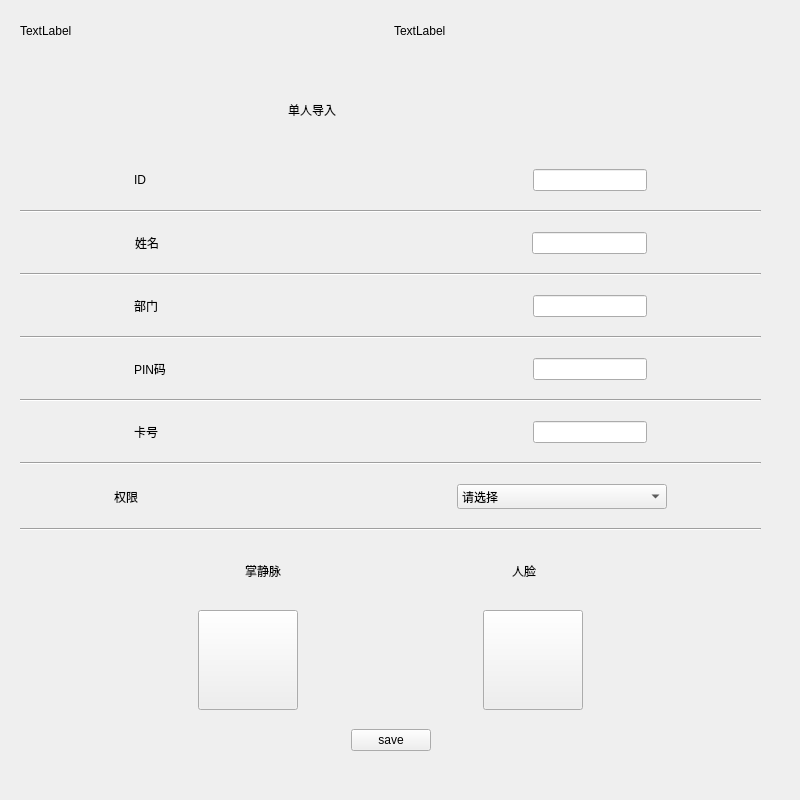
<?xml version="1.0" encoding="UTF-8"?>
<ui version="4.0">
 <class>RegisterForm</class>
 <widget class="QWidget" name="RegisterForm">
  <property name="geometry">
   <rect>
    <x>0</x>
    <y>0</y>
    <width>800</width>
    <height>800</height>
   </rect>
  </property>
  <property name="windowTitle">
   <string>Form</string>
  </property>
  <widget class="QWidget" name="">
   <property name="geometry">
    <rect>
     <x>20</x>
     <y>10</y>
     <width>741</width>
     <height>741</height>
    </rect>
   </property>
   <layout class="QVBoxLayout" name="verticalLayout" stretch="1,0,1,0,1,0,0,0,1,0,0,0,1,0,0,0,1,0,0,0,1,0,0,0,1,0,0,0,1,0,0,0,1">
    <item>
     <layout class="QHBoxLayout" name="horizontalLayout_10">
      <item>
       <widget class="QLabel" name="label_day">
        <property name="text">
         <string>TextLabel</string>
        </property>
       </widget>
      </item>
      <item>
       <spacer name="horizontalSpacer_34">
        <property name="orientation">
         <enum>Qt::Horizontal</enum>
        </property>
        <property name="sizeHint" stdset="0">
         <size>
          <width>40</width>
          <height>20</height>
         </size>
        </property>
       </spacer>
      </item>
      <item>
       <widget class="QLabel" name="label_time">
        <property name="text">
         <string>TextLabel</string>
        </property>
       </widget>
      </item>
      <item>
       <spacer name="horizontalSpacer_36">
        <property name="orientation">
         <enum>Qt::Horizontal</enum>
        </property>
        <property name="sizeHint" stdset="0">
         <size>
          <width>40</width>
          <height>20</height>
         </size>
        </property>
       </spacer>
      </item>
     </layout>
    </item>
    <item>
     <spacer name="verticalSpacer">
      <property name="orientation">
       <enum>Qt::Vertical</enum>
      </property>
      <property name="sizeHint" stdset="0">
       <size>
        <width>20</width>
        <height>28</height>
       </size>
      </property>
     </spacer>
    </item>
    <item>
     <layout class="QHBoxLayout" name="horizontalLayout">
      <item>
       <widget class="QPushButton" name="pushButton">
        <property name="sizePolicy">
         <sizepolicy hsizetype="Fixed" vsizetype="Fixed">
          <horstretch>0</horstretch>
          <verstretch>0</verstretch>
         </sizepolicy>
        </property>
        <property name="minimumSize">
         <size>
          <width>50</width>
          <height>50</height>
         </size>
        </property>
        <property name="styleSheet">
         <string notr="true"/>
        </property>
        <property name="text">
         <string/>
        </property>
        <property name="icon">
         <iconset resource="plamres.qrc">
          <normaloff>:/new/res/images/back.svg</normaloff>:/new/res/images/back.svg</iconset>
        </property>
        <property name="iconSize">
         <size>
          <width>40</width>
          <height>40</height>
         </size>
        </property>
        <property name="flat">
         <bool>true</bool>
        </property>
       </widget>
      </item>
      <item>
       <spacer name="horizontalSpacer">
        <property name="orientation">
         <enum>Qt::Horizontal</enum>
        </property>
        <property name="sizeHint" stdset="0">
         <size>
          <width>40</width>
          <height>20</height>
         </size>
        </property>
       </spacer>
      </item>
      <item>
       <widget class="QLabel" name="label_title">
        <property name="text">
         <string>单人导入</string>
        </property>
       </widget>
      </item>
      <item>
       <spacer name="horizontalSpacer_42">
        <property name="orientation">
         <enum>Qt::Horizontal</enum>
        </property>
        <property name="sizeHint" stdset="0">
         <size>
          <width>40</width>
          <height>20</height>
         </size>
        </property>
       </spacer>
      </item>
      <item>
       <spacer name="horizontalSpacer_2">
        <property name="orientation">
         <enum>Qt::Horizontal</enum>
        </property>
        <property name="sizeHint" stdset="0">
         <size>
          <width>40</width>
          <height>20</height>
         </size>
        </property>
       </spacer>
      </item>
     </layout>
    </item>
    <item>
     <spacer name="verticalSpacer_2">
      <property name="orientation">
       <enum>Qt::Vertical</enum>
      </property>
      <property name="sizeHint" stdset="0">
       <size>
        <width>20</width>
        <height>28</height>
       </size>
      </property>
     </spacer>
    </item>
    <item>
     <layout class="QHBoxLayout" name="horizontalLayout_2">
      <item>
       <spacer name="horizontalSpacer_3">
        <property name="orientation">
         <enum>Qt::Horizontal</enum>
        </property>
        <property name="sizeHint" stdset="0">
         <size>
          <width>40</width>
          <height>20</height>
         </size>
        </property>
       </spacer>
      </item>
      <item>
       <widget class="QLabel" name="label_id">
        <property name="text">
         <string>ID            </string>
        </property>
       </widget>
      </item>
      <item>
       <spacer name="horizontalSpacer_4">
        <property name="orientation">
         <enum>Qt::Horizontal</enum>
        </property>
        <property name="sizeHint" stdset="0">
         <size>
          <width>40</width>
          <height>20</height>
         </size>
        </property>
       </spacer>
      </item>
      <item>
       <spacer name="horizontalSpacer_5">
        <property name="orientation">
         <enum>Qt::Horizontal</enum>
        </property>
        <property name="sizeHint" stdset="0">
         <size>
          <width>40</width>
          <height>20</height>
         </size>
        </property>
       </spacer>
      </item>
      <item>
       <spacer name="horizontalSpacer_22">
        <property name="orientation">
         <enum>Qt::Horizontal</enum>
        </property>
        <property name="sizeHint" stdset="0">
         <size>
          <width>40</width>
          <height>20</height>
         </size>
        </property>
       </spacer>
      </item>
      <item>
       <widget class="QLineEdit" name="lineEdit_id"/>
      </item>
      <item>
       <spacer name="horizontalSpacer_6">
        <property name="orientation">
         <enum>Qt::Horizontal</enum>
        </property>
        <property name="sizeHint" stdset="0">
         <size>
          <width>40</width>
          <height>20</height>
         </size>
        </property>
       </spacer>
      </item>
     </layout>
    </item>
    <item>
     <spacer name="verticalSpacer_3">
      <property name="orientation">
       <enum>Qt::Vertical</enum>
      </property>
      <property name="sizeHint" stdset="0">
       <size>
        <width>596</width>
        <height>13</height>
       </size>
      </property>
     </spacer>
    </item>
    <item>
     <widget class="Line" name="line">
      <property name="orientation">
       <enum>Qt::Horizontal</enum>
      </property>
     </widget>
    </item>
    <item>
     <spacer name="verticalSpacer_4">
      <property name="orientation">
       <enum>Qt::Vertical</enum>
      </property>
      <property name="sizeHint" stdset="0">
       <size>
        <width>596</width>
        <height>13</height>
       </size>
      </property>
     </spacer>
    </item>
    <item>
     <layout class="QHBoxLayout" name="horizontalLayout_3">
      <item>
       <spacer name="horizontalSpacer_7">
        <property name="orientation">
         <enum>Qt::Horizontal</enum>
        </property>
        <property name="sizeHint" stdset="0">
         <size>
          <width>40</width>
          <height>20</height>
         </size>
        </property>
       </spacer>
      </item>
      <item>
       <widget class="QLabel" name="label_name">
        <property name="text">
         <string>姓名       </string>
        </property>
       </widget>
      </item>
      <item>
       <spacer name="horizontalSpacer_8">
        <property name="orientation">
         <enum>Qt::Horizontal</enum>
        </property>
        <property name="sizeHint" stdset="0">
         <size>
          <width>40</width>
          <height>20</height>
         </size>
        </property>
       </spacer>
      </item>
      <item>
       <spacer name="horizontalSpacer_9">
        <property name="orientation">
         <enum>Qt::Horizontal</enum>
        </property>
        <property name="sizeHint" stdset="0">
         <size>
          <width>40</width>
          <height>20</height>
         </size>
        </property>
       </spacer>
      </item>
      <item>
       <spacer name="horizontalSpacer_23">
        <property name="orientation">
         <enum>Qt::Horizontal</enum>
        </property>
        <property name="sizeHint" stdset="0">
         <size>
          <width>40</width>
          <height>20</height>
         </size>
        </property>
       </spacer>
      </item>
      <item>
       <widget class="QLineEdit" name="lineEdit_name"/>
      </item>
      <item>
       <spacer name="horizontalSpacer_10">
        <property name="orientation">
         <enum>Qt::Horizontal</enum>
        </property>
        <property name="sizeHint" stdset="0">
         <size>
          <width>40</width>
          <height>20</height>
         </size>
        </property>
       </spacer>
      </item>
     </layout>
    </item>
    <item>
     <spacer name="verticalSpacer_5">
      <property name="orientation">
       <enum>Qt::Vertical</enum>
      </property>
      <property name="sizeHint" stdset="0">
       <size>
        <width>596</width>
        <height>13</height>
       </size>
      </property>
     </spacer>
    </item>
    <item>
     <widget class="Line" name="line_2">
      <property name="orientation">
       <enum>Qt::Horizontal</enum>
      </property>
     </widget>
    </item>
    <item>
     <spacer name="verticalSpacer_6">
      <property name="orientation">
       <enum>Qt::Vertical</enum>
      </property>
      <property name="sizeHint" stdset="0">
       <size>
        <width>596</width>
        <height>13</height>
       </size>
      </property>
     </spacer>
    </item>
    <item>
     <layout class="QHBoxLayout" name="horizontalLayout_4">
      <item>
       <spacer name="horizontalSpacer_11">
        <property name="orientation">
         <enum>Qt::Horizontal</enum>
        </property>
        <property name="sizeHint" stdset="0">
         <size>
          <width>40</width>
          <height>20</height>
         </size>
        </property>
       </spacer>
      </item>
      <item>
       <widget class="QLabel" name="label_dep">
        <property name="text">
         <string>部门        </string>
        </property>
       </widget>
      </item>
      <item>
       <spacer name="horizontalSpacer_12">
        <property name="orientation">
         <enum>Qt::Horizontal</enum>
        </property>
        <property name="sizeHint" stdset="0">
         <size>
          <width>40</width>
          <height>20</height>
         </size>
        </property>
       </spacer>
      </item>
      <item>
       <spacer name="horizontalSpacer_13">
        <property name="orientation">
         <enum>Qt::Horizontal</enum>
        </property>
        <property name="sizeHint" stdset="0">
         <size>
          <width>40</width>
          <height>20</height>
         </size>
        </property>
       </spacer>
      </item>
      <item>
       <spacer name="horizontalSpacer_24">
        <property name="orientation">
         <enum>Qt::Horizontal</enum>
        </property>
        <property name="sizeHint" stdset="0">
         <size>
          <width>40</width>
          <height>20</height>
         </size>
        </property>
       </spacer>
      </item>
      <item>
       <widget class="QLineEdit" name="lineEdit_dep"/>
      </item>
      <item>
       <spacer name="horizontalSpacer_14">
        <property name="orientation">
         <enum>Qt::Horizontal</enum>
        </property>
        <property name="sizeHint" stdset="0">
         <size>
          <width>40</width>
          <height>20</height>
         </size>
        </property>
       </spacer>
      </item>
     </layout>
    </item>
    <item>
     <spacer name="verticalSpacer_7">
      <property name="orientation">
       <enum>Qt::Vertical</enum>
      </property>
      <property name="sizeHint" stdset="0">
       <size>
        <width>596</width>
        <height>13</height>
       </size>
      </property>
     </spacer>
    </item>
    <item>
     <widget class="Line" name="line_3">
      <property name="orientation">
       <enum>Qt::Horizontal</enum>
      </property>
     </widget>
    </item>
    <item>
     <spacer name="verticalSpacer_8">
      <property name="orientation">
       <enum>Qt::Vertical</enum>
      </property>
      <property name="sizeHint" stdset="0">
       <size>
        <width>596</width>
        <height>13</height>
       </size>
      </property>
     </spacer>
    </item>
    <item>
     <layout class="QHBoxLayout" name="horizontalLayout_5">
      <item>
       <spacer name="horizontalSpacer_15">
        <property name="orientation">
         <enum>Qt::Horizontal</enum>
        </property>
        <property name="sizeHint" stdset="0">
         <size>
          <width>40</width>
          <height>20</height>
         </size>
        </property>
       </spacer>
      </item>
      <item>
       <widget class="QLabel" name="label_pin">
        <property name="text">
         <string>PIN码      </string>
        </property>
       </widget>
      </item>
      <item>
       <spacer name="horizontalSpacer_16">
        <property name="orientation">
         <enum>Qt::Horizontal</enum>
        </property>
        <property name="sizeHint" stdset="0">
         <size>
          <width>40</width>
          <height>20</height>
         </size>
        </property>
       </spacer>
      </item>
      <item>
       <spacer name="horizontalSpacer_17">
        <property name="orientation">
         <enum>Qt::Horizontal</enum>
        </property>
        <property name="sizeHint" stdset="0">
         <size>
          <width>40</width>
          <height>20</height>
         </size>
        </property>
       </spacer>
      </item>
      <item>
       <spacer name="horizontalSpacer_25">
        <property name="orientation">
         <enum>Qt::Horizontal</enum>
        </property>
        <property name="sizeHint" stdset="0">
         <size>
          <width>40</width>
          <height>20</height>
         </size>
        </property>
       </spacer>
      </item>
      <item>
       <widget class="QLineEdit" name="lineEdit_pin"/>
      </item>
      <item>
       <spacer name="horizontalSpacer_18">
        <property name="orientation">
         <enum>Qt::Horizontal</enum>
        </property>
        <property name="sizeHint" stdset="0">
         <size>
          <width>40</width>
          <height>20</height>
         </size>
        </property>
       </spacer>
      </item>
     </layout>
    </item>
    <item>
     <spacer name="verticalSpacer_9">
      <property name="orientation">
       <enum>Qt::Vertical</enum>
      </property>
      <property name="sizeHint" stdset="0">
       <size>
        <width>596</width>
        <height>13</height>
       </size>
      </property>
     </spacer>
    </item>
    <item>
     <widget class="Line" name="line_4">
      <property name="orientation">
       <enum>Qt::Horizontal</enum>
      </property>
     </widget>
    </item>
    <item>
     <spacer name="verticalSpacer_10">
      <property name="orientation">
       <enum>Qt::Vertical</enum>
      </property>
      <property name="sizeHint" stdset="0">
       <size>
        <width>596</width>
        <height>13</height>
       </size>
      </property>
     </spacer>
    </item>
    <item>
     <layout class="QHBoxLayout" name="horizontalLayout_6">
      <item>
       <spacer name="horizontalSpacer_19">
        <property name="orientation">
         <enum>Qt::Horizontal</enum>
        </property>
        <property name="sizeHint" stdset="0">
         <size>
          <width>40</width>
          <height>20</height>
         </size>
        </property>
       </spacer>
      </item>
      <item>
       <widget class="QLabel" name="label_cardno">
        <property name="text">
         <string>卡号        </string>
        </property>
       </widget>
      </item>
      <item>
       <spacer name="horizontalSpacer_20">
        <property name="orientation">
         <enum>Qt::Horizontal</enum>
        </property>
        <property name="sizeHint" stdset="0">
         <size>
          <width>40</width>
          <height>20</height>
         </size>
        </property>
       </spacer>
      </item>
      <item>
       <spacer name="horizontalSpacer_21">
        <property name="orientation">
         <enum>Qt::Horizontal</enum>
        </property>
        <property name="sizeHint" stdset="0">
         <size>
          <width>40</width>
          <height>20</height>
         </size>
        </property>
       </spacer>
      </item>
      <item>
       <spacer name="horizontalSpacer_26">
        <property name="orientation">
         <enum>Qt::Horizontal</enum>
        </property>
        <property name="sizeHint" stdset="0">
         <size>
          <width>40</width>
          <height>20</height>
         </size>
        </property>
       </spacer>
      </item>
      <item>
       <widget class="QLineEdit" name="lineEdit_cardno"/>
      </item>
      <item>
       <spacer name="horizontalSpacer_27">
        <property name="orientation">
         <enum>Qt::Horizontal</enum>
        </property>
        <property name="sizeHint" stdset="0">
         <size>
          <width>40</width>
          <height>20</height>
         </size>
        </property>
       </spacer>
      </item>
     </layout>
    </item>
    <item>
     <spacer name="verticalSpacer_11">
      <property name="orientation">
       <enum>Qt::Vertical</enum>
      </property>
      <property name="sizeHint" stdset="0">
       <size>
        <width>596</width>
        <height>13</height>
       </size>
      </property>
     </spacer>
    </item>
    <item>
     <widget class="Line" name="line_5">
      <property name="orientation">
       <enum>Qt::Horizontal</enum>
      </property>
     </widget>
    </item>
    <item>
     <spacer name="verticalSpacer_12">
      <property name="orientation">
       <enum>Qt::Vertical</enum>
      </property>
      <property name="sizeHint" stdset="0">
       <size>
        <width>596</width>
        <height>13</height>
       </size>
      </property>
     </spacer>
    </item>
    <item>
     <layout class="QHBoxLayout" name="horizontalLayout_7">
      <item>
       <spacer name="horizontalSpacer_28">
        <property name="orientation">
         <enum>Qt::Horizontal</enum>
        </property>
        <property name="sizeHint" stdset="0">
         <size>
          <width>40</width>
          <height>20</height>
         </size>
        </property>
       </spacer>
      </item>
      <item>
       <widget class="QLabel" name="label_auth">
        <property name="text">
         <string>权限         </string>
        </property>
       </widget>
      </item>
      <item>
       <spacer name="horizontalSpacer_29">
        <property name="orientation">
         <enum>Qt::Horizontal</enum>
        </property>
        <property name="sizeHint" stdset="0">
         <size>
          <width>40</width>
          <height>20</height>
         </size>
        </property>
       </spacer>
      </item>
      <item>
       <spacer name="horizontalSpacer_30">
        <property name="orientation">
         <enum>Qt::Horizontal</enum>
        </property>
        <property name="sizeHint" stdset="0">
         <size>
          <width>40</width>
          <height>20</height>
         </size>
        </property>
       </spacer>
      </item>
      <item>
       <spacer name="horizontalSpacer_31">
        <property name="orientation">
         <enum>Qt::Horizontal</enum>
        </property>
        <property name="sizeHint" stdset="0">
         <size>
          <width>40</width>
          <height>20</height>
         </size>
        </property>
       </spacer>
      </item>
      <item>
       <widget class="QComboBox" name="comboBox">
        <property name="sizePolicy">
         <sizepolicy hsizetype="Fixed" vsizetype="Fixed">
          <horstretch>0</horstretch>
          <verstretch>0</verstretch>
         </sizepolicy>
        </property>
        <property name="minimumSize">
         <size>
          <width>210</width>
          <height>25</height>
         </size>
        </property>
        <item>
         <property name="text">
          <string>请选择</string>
         </property>
        </item>
        <item>
         <property name="text">
          <string>普通用户</string>
         </property>
        </item>
        <item>
         <property name="text">
          <string>管理员</string>
         </property>
        </item>
       </widget>
      </item>
      <item>
       <spacer name="horizontalSpacer_32">
        <property name="orientation">
         <enum>Qt::Horizontal</enum>
        </property>
        <property name="sizeHint" stdset="0">
         <size>
          <width>40</width>
          <height>20</height>
         </size>
        </property>
       </spacer>
      </item>
     </layout>
    </item>
    <item>
     <spacer name="verticalSpacer_13">
      <property name="orientation">
       <enum>Qt::Vertical</enum>
      </property>
      <property name="sizeHint" stdset="0">
       <size>
        <width>596</width>
        <height>13</height>
       </size>
      </property>
     </spacer>
    </item>
    <item>
     <widget class="Line" name="line_6">
      <property name="orientation">
       <enum>Qt::Horizontal</enum>
      </property>
     </widget>
    </item>
    <item>
     <spacer name="verticalSpacer_14">
      <property name="orientation">
       <enum>Qt::Vertical</enum>
      </property>
      <property name="sizeHint" stdset="0">
       <size>
        <width>596</width>
        <height>13</height>
       </size>
      </property>
     </spacer>
    </item>
    <item>
     <layout class="QHBoxLayout" name="horizontalLayout_8">
      <item>
       <spacer name="horizontalSpacer_33">
        <property name="orientation">
         <enum>Qt::Horizontal</enum>
        </property>
        <property name="sizeHint" stdset="0">
         <size>
          <width>40</width>
          <height>20</height>
         </size>
        </property>
       </spacer>
      </item>
      <item>
       <widget class="QLabel" name="label_plam">
        <property name="text">
         <string>掌静脉</string>
        </property>
       </widget>
      </item>
      <item>
       <spacer name="horizontalSpacer_35">
        <property name="orientation">
         <enum>Qt::Horizontal</enum>
        </property>
        <property name="sizeHint" stdset="0">
         <size>
          <width>40</width>
          <height>20</height>
         </size>
        </property>
       </spacer>
      </item>
      <item>
       <widget class="QLabel" name="label_face">
        <property name="text">
         <string>人脸</string>
        </property>
       </widget>
      </item>
      <item>
       <spacer name="horizontalSpacer_38">
        <property name="orientation">
         <enum>Qt::Horizontal</enum>
        </property>
        <property name="sizeHint" stdset="0">
         <size>
          <width>40</width>
          <height>20</height>
         </size>
        </property>
       </spacer>
      </item>
     </layout>
    </item>
    <item>
     <spacer name="verticalSpacer_15">
      <property name="orientation">
       <enum>Qt::Vertical</enum>
      </property>
      <property name="sizeHint" stdset="0">
       <size>
        <width>596</width>
        <height>13</height>
       </size>
      </property>
     </spacer>
    </item>
    <item>
     <layout class="QHBoxLayout" name="horizontalLayout_9">
      <item>
       <spacer name="horizontalSpacer_39">
        <property name="orientation">
         <enum>Qt::Horizontal</enum>
        </property>
        <property name="sizeHint" stdset="0">
         <size>
          <width>40</width>
          <height>20</height>
         </size>
        </property>
       </spacer>
      </item>
      <item>
       <widget class="QPushButton" name="pushButton_plam">
        <property name="sizePolicy">
         <sizepolicy hsizetype="Fixed" vsizetype="Fixed">
          <horstretch>0</horstretch>
          <verstretch>0</verstretch>
         </sizepolicy>
        </property>
        <property name="minimumSize">
         <size>
          <width>100</width>
          <height>100</height>
         </size>
        </property>
        <property name="text">
         <string/>
        </property>
        <property name="icon">
         <iconset resource="plamres.qrc">
          <normaloff>:/new/res/images/plam.png</normaloff>:/new/res/images/plam.png</iconset>
        </property>
        <property name="iconSize">
         <size>
          <width>100</width>
          <height>100</height>
         </size>
        </property>
       </widget>
      </item>
      <item>
       <spacer name="horizontalSpacer_40">
        <property name="orientation">
         <enum>Qt::Horizontal</enum>
        </property>
        <property name="sizeHint" stdset="0">
         <size>
          <width>40</width>
          <height>20</height>
         </size>
        </property>
       </spacer>
      </item>
      <item>
       <widget class="QPushButton" name="pushButton_face">
        <property name="sizePolicy">
         <sizepolicy hsizetype="Fixed" vsizetype="Fixed">
          <horstretch>0</horstretch>
          <verstretch>0</verstretch>
         </sizepolicy>
        </property>
        <property name="minimumSize">
         <size>
          <width>100</width>
          <height>100</height>
         </size>
        </property>
        <property name="text">
         <string/>
        </property>
        <property name="icon">
         <iconset resource="plamres.qrc">
          <normaloff>:/new/res/images/face.png</normaloff>:/new/res/images/face.png</iconset>
        </property>
        <property name="iconSize">
         <size>
          <width>100</width>
          <height>100</height>
         </size>
        </property>
       </widget>
      </item>
      <item>
       <spacer name="horizontalSpacer_41">
        <property name="orientation">
         <enum>Qt::Horizontal</enum>
        </property>
        <property name="sizeHint" stdset="0">
         <size>
          <width>40</width>
          <height>20</height>
         </size>
        </property>
       </spacer>
      </item>
     </layout>
    </item>
    <item>
     <spacer name="verticalSpacer_16">
      <property name="orientation">
       <enum>Qt::Vertical</enum>
      </property>
      <property name="sizeHint" stdset="0">
       <size>
        <width>596</width>
        <height>13</height>
       </size>
      </property>
     </spacer>
    </item>
    <item>
     <layout class="QHBoxLayout" name="horizontalLayout_11">
      <item>
       <spacer name="horizontalSpacer_37">
        <property name="orientation">
         <enum>Qt::Horizontal</enum>
        </property>
        <property name="sizeHint" stdset="0">
         <size>
          <width>40</width>
          <height>20</height>
         </size>
        </property>
       </spacer>
      </item>
      <item>
       <widget class="QPushButton" name="pushButton_2">
        <property name="text">
         <string>save</string>
        </property>
       </widget>
      </item>
      <item>
       <spacer name="horizontalSpacer_43">
        <property name="orientation">
         <enum>Qt::Horizontal</enum>
        </property>
        <property name="sizeHint" stdset="0">
         <size>
          <width>40</width>
          <height>20</height>
         </size>
        </property>
       </spacer>
      </item>
     </layout>
    </item>
   </layout>
  </widget>
 </widget>
 <resources>
  <include location="plamres.qrc"/>
 </resources>
 <connections/>
</ui>
